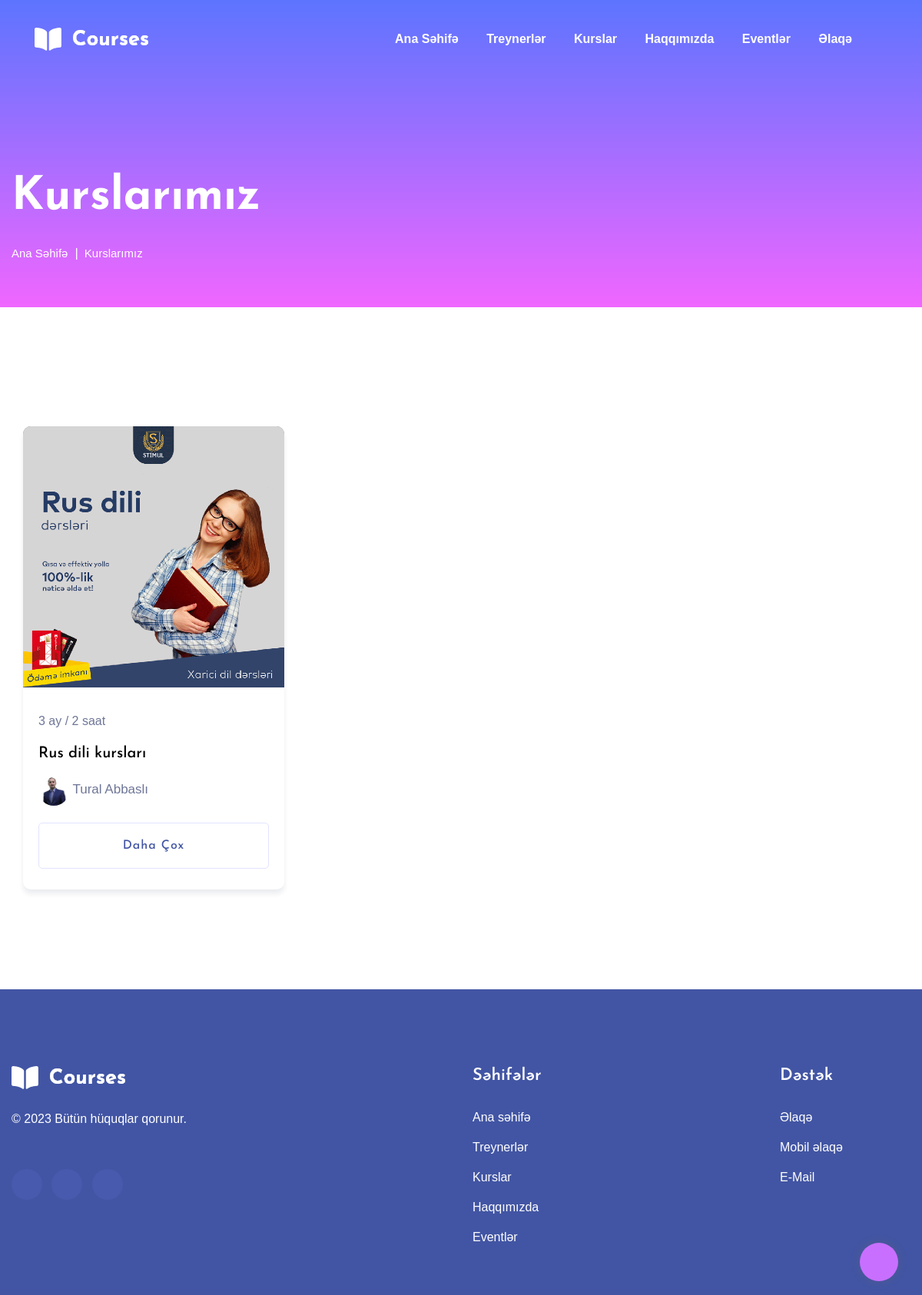
Screenshot of /categories/1 with the database file from the repository.
### tables this page shows
CREATE TABLE `courses` (
  `course_id` int(11) NOT NULL,
  `course_name` varchar(255) NOT NULL,
  `course_description` longtext NOT NULL,
  `course_status` varchar(50) NOT NULL,
  `course_category_id` int(11) NOT NULL,
  `course_img` varchar(255) NOT NULL,
  `course_img_ext` varchar(255) NOT NULL,
  `course_duration` varchar(50) NOT NULL,
  `course_trainer` varchar(255) NOT NULL,
  `course_creator_id` int(11) NOT NULL
);

CREATE TABLE `trainers` (
  `trainer_id` int(255) NOT NULL,
  `trainer_name` varchar(50) NOT NULL,
  `trainer_about` longtext NOT NULL,
  `trainer_status` varchar(50) NOT NULL,
  `trainer_img` varchar(255) NOT NULL,
  `trainer_img_ext` varchar(11) NOT NULL,
  `trainer_creator_id` varchar(11) NOT NULL
);

### application/controllers/UserController.php (called while the page is built, shortened)
<?php
class UserController extends CI_Controller{
    public function __construct()
    {
        $this->load->model('Posts_model');
        $this->load->model('Trainers_model');
        $this->load->model('About_model');
        $this->load->model('Courses_model');
        $this->load->model('Contact_model');
        $this->load->model('Hero_model');
    }
    public function categories($id){
        $data['get_all_courses'] = $this->Courses_model->get_category_courses($id);
        $this->load->view('user/categories', $data);
    }
}

### index.php (called while the page is built, shortened)
<?php
require_once BASEPATH.'core/CodeIgniter.php';

### application/models/Courses_model.php (called while the page is built, shortened)
<?php
class Courses_model extends CI_Model{
    public function get_category_courses($id){
        return $this->db
        ->where('course_category_id',$id)
        ->join('trainers','trainers.trainer_name = courses.course_trainer', 'left')
        ->get('courses')
        ->result_array();
    }
}

### application/views/user/categories.php (the view, shortened to what this page needs)
<?php $this->load->view('user/includes/header_style') ?>
<?php $this->load->view('user/includes/navbar') ?>
<main>
    <section class="slider-area slider-area2">
        <div class="slider-active">
            <div class="single-slider slider-height2">
                <div class="container">
                    <div class="row">
                        <div class="col-xl-8 col-lg-11 col-md-12">
                            <div class="hero__caption hero__caption2">
                                <h1 data-animation="bounceIn" data-delay="0.2s">Kurslarımız</h1>
                                <nav aria-label="breadcrumb">
                                    <ol class="breadcrumb">
                                        <li class="breadcrumb-item"><a href="<?php echo base_url('home') ?>">Ana
                                                səhifə</a></li>
                                        <li class="breadcrumb-item"><a href="#">Kurslarımız</a></li>
                                    </ol>
                                </nav>
                            </div>
                        </div>
                    </div>
                </div>
            </div>
        </div>
    </section>
    <div class="courses-area section-padding40 fix">
        <div class="container">
            <div class="row justify-content-center">
                <div class="col-xl-7 col-lg-8">
                </div>
            </div>
            <div class="row">
            <?php foreach ($get_all_courses as $item) { ?>
          <?php if ($item['course_status'] == "Active") { ?>
            <div class="col-lg-4">
              <div class="properties properties2 mb-30">
                <div class="properties__card">
                  <div class="properties__img overlay1">
                    <a href="<?php echo base_url("course_single/".$item['course_id']) ?>"><img style="width:100%; height:340px; object-fit: contain;" src="<?php echo base_url('uploads/courses/' . $item['course_img']) ?>" alt=""></a>
                  </div>
                  <div class="properties__caption">
                    <h3><a href="#">
                        <p>
                          <?php echo $item['course_duration'] ?>
                        </p>
                        <?php echo $item['course_name'] ?>
                      </a></h3>
                    <div class="properties__footer d-flex justify-content-between align-items-center">
                      <div class="restaurant-name">
                        <div style="margin-top:10px;">
                          <img width="40px" height="40px" style="border-radius:50%;"
                            src="<?php echo base_url('uploads/trainers/' . $item['trainer_img']); ?>" alt="trainer_img">
                          <a href="<?php echo base_url("trainer_single/".$item['trainer_id']) ?>" style="color:#6E7697; font-size: 17px;">
                            <?php echo $item['trainer_name'] ?>
                          </a>
                        </div>
                      </div>
                    </div>
                    <a href="<?php echo base_url("course_single/".$item['course_id']) ?>" class="border-btn border-btn2">Daha Çox</a>
                  </div>
                </div>
              </div>
            </div>
          <?php } ?>
        <?php } ?>
            </div>
        </div>
</main>
<?php $this->load->view('user/includes/footer') ?>

### application/views/user/includes/header_style.php (shortened to what this page needs)
<!doctype html>
<html class="no-js" lang="zxx">
<head>
  <link rel="stylesheet" href="<?php echo base_url('assets/user/')?>css/bootstrap.min.css">
  <link rel="stylesheet" href="<?php echo base_url('assets/user/')?>css/owl.carousel.min.css">
  <link rel="stylesheet" href="<?php echo base_url('assets/user/')?>css/slicknav.css">
  <link rel="stylesheet" href="<?php echo base_url('assets/user/')?>css/flaticon.css">
  <link rel="stylesheet" href="<?php echo base_url('assets/user/')?>css/progressbar_barfiller.css">
  <link rel="stylesheet" href="<?php echo base_url('assets/user/')?>css/gijgo.css">
  <link rel="stylesheet" href="<?php echo base_url('assets/user/')?>css/animate.min.css">
  <link rel="stylesheet" href="<?php echo base_url('assets/user/')?>css/animated-headline.css">
  <link rel="stylesheet" href="<?php echo base_url('assets/user/')?>css/magnific-popup.css">
  <link rel="stylesheet" href="<?php echo base_url('assets/user/')?>css/fontawesome-all.min.css">
  <link rel="stylesheet" href="<?php echo base_url('assets/user/')?>css/themify-icons.css">
  <link rel="stylesheet" href="<?php echo base_url('assets/user/')?>css/slick.css">
  <link rel="stylesheet" href="<?php echo base_url('assets/user/')?>css/nice-select.css">
  <link rel="stylesheet" href="<?php echo base_url('assets/user/')?>css/style.css">
  </head>
<body>

### application/views/user/includes/navbar.php (shortened to what this page needs)
<header>
<div class="header-area header-transparent" style="color:white!important;">
  <div class="main-header ">
    <div class="header-bottom  header-sticky">
      <div class="container-fluid">
        <div class="row align-items-center">
          <div class="col-xl-2 col-lg-2">
            <div class="logo">
              <a href="<?php echo base_url('home')?>"><img src="<?php echo base_url('assets/user/')?>img/logo/logo.png" alt=""></a>
            </div>
          </div>
          <div class="col-xl-10 col-lg-10">
            <div class="menu-wrapper d-flex align-items-center justify-content-end">
              <div class="main-menu d-none d-lg-block">
                <nav>
                  <ul id="navigation">
                    <li class="active"><a href="<?php echo base_url('home')?>">Ana səhifə</a></li>
                    <li><a href="<?php echo base_url('treyners')?>">Treynerlər</a></li>
                    <li><a href="<?php echo base_url('courses')?>">Kurslar</a></li>
                    <li><a href="<?php echo base_url('about')?>">Haqqımızda</a></li>
                    <li><a href="<?php echo base_url('blog')?>">Eventlər</a></li>
                    <li><a href="<?php echo base_url('contact')?>">Əlaqə</a></li>
                  </ul>
                </nav>
              </div>
            </div>
          </div>
          <div class="col-12">
          </div>
        </div>
      </div>
    </div>
  </div>
</div>
</header>

### application/views/user/includes/footer.php (shortened to what this page needs)
<footer>
  <div class="footer-wrappper footer-bg">
    <div class="footer-area footer-padding">
      <div class="container">
        <div class="row justify-content-between">
          <div class="col-xl-4 col-lg-5 col-md-4 col-sm-6">
            <div class="single-footer-caption mb-50">
              <div class="single-footer-caption mb-30">
                <div class="footer-logo mb-25">
                  <a href="<?php echo base_url("home") ?>"><img
                      src="<?php echo base_url('assets/user/') ?>img/logo/logo2_footer.png" alt=""></a>
                </div>
                <div class="footer-tittle">
                  <div class="footer-pera">
                    <p>
                      ©
                      Bütün hüquqlar qorunur.
                    </p>
                  </div>
                </div>
                <div class="footer-social">
                  <a href="#"><i class="fab fa-twitter"></i></a>
                  <a href="https://www.facebook.com/groups/35847307934" target="_blank"><i class="fab fa-facebook-f"></i></a>
                  <a href="#"><i class="fab fa-pinterest-p"></i></a>
                </div>
              </div>
            </div>
          </div>
          <div class="col-xl-2 col-lg-3 col-md-4 col-sm-5">
            <div class="single-footer-caption mb-50">
              <div class="footer-tittle">
                <h4>Səhifələr</h4>
                <ul>
                  <li class="active"><a href="<?php echo base_url('home') ?>">Ana səhifə</a></li>
                  <li><a href="<?php echo base_url('treyners') ?>">Treynerlər</a></li>
                  <li><a href="<?php echo base_url('courses') ?>">Kurslar</a></li>
                  <li><a href="<?php echo base_url('about') ?>">Haqqımızda</a></li>
                  <li><a href="<?php echo base_url('blog') ?>">Eventlər</a></li>
                </ul>
              </div>
            </div>
          </div>
          <div class="col-xl-2 col-lg-4 col-md-4 col-sm-6">
            <div class="single-footer-caption mb-50">
              <div class="footer-tittle">
                <h4>Dəstək</h4>
                <ul>
                  <li><a href="#">Əlaqə</a></li>
                  <li><a href="tel:+9940555283545">Mobil əlaqə</a></li>
                  <li><a href="mailto:office@stimul.az">E-Mail</a></li>
                </ul>
              </div>
            </div>
          </div>
        </div>
      </div>
    </div>
    <div id="back-top">
    </div>
    </body>
    </html>

### rows the page displays
courses: course_img (picture), course_duration "3 ay / 2 saat", course_name "Rus dili kursları", trainers.trainer_img (picture), trainers.trainer_name "Tural Abbaslı"
